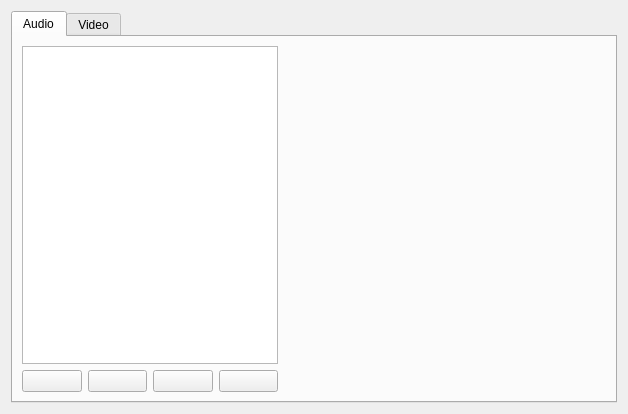
<?xml version="1.0" encoding="UTF-8"?>
<ui version="4.0">
 <class>FilterWindow</class>
 <widget class="QWidget" name="FilterWindow">
  <property name="geometry">
   <rect>
    <x>0</x>
    <y>0</y>
    <width>628</width>
    <height>414</height>
   </rect>
  </property>
  <property name="windowTitle">
   <string>Form</string>
  </property>
  <layout class="QVBoxLayout" name="verticalLayout">
   <item>
    <widget class="QTabWidget" name="tabWidget">
     <property name="currentIndex">
      <number>0</number>
     </property>
     <widget class="QWidget" name="audioTab">
      <attribute name="title">
       <string>Audio</string>
      </attribute>
      <layout class="QHBoxLayout" name="audioTabLayout" stretch="0,1">
       <item>
        <layout class="QVBoxLayout" name="audioFilterLayout">
         <item>
          <widget class="QListWidget" name="audioFilterList"/>
         </item>
         <item>
          <layout class="QHBoxLayout" name="audioFilterButtonLayout">
           <item>
            <widget class="QPushButton" name="audioFilterNew">
             <property name="toolTip">
              <string>New Filter</string>
             </property>
             <property name="icon">
              <iconset theme="layer-new"/>
             </property>
            </widget>
           </item>
           <item>
            <widget class="QPushButton" name="audioFilterDelete">
             <property name="toolTip">
              <string>Delete Filter</string>
             </property>
             <property name="icon">
              <iconset theme="layer-delete"/>
             </property>
            </widget>
           </item>
           <item>
            <widget class="QPushButton" name="audioFilterRaise">
             <property name="toolTip">
              <string>Raise Filter</string>
             </property>
             <property name="icon">
              <iconset theme="layer-raise"/>
             </property>
            </widget>
           </item>
           <item>
            <widget class="QPushButton" name="audioFilterLower">
             <property name="toolTip">
              <string>Lower Filter</string>
             </property>
             <property name="icon">
              <iconset theme="layer-lower"/>
             </property>
            </widget>
           </item>
          </layout>
         </item>
        </layout>
       </item>
       <item>
        <layout class="QFormLayout" name="audioLayout"/>
       </item>
      </layout>
     </widget>
     <widget class="QWidget" name="videoTab">
      <attribute name="title">
       <string>Video</string>
      </attribute>
      <layout class="QHBoxLayout" name="videoTabLayout" stretch="0,1">
       <item>
        <layout class="QVBoxLayout" name="videoFilterLayout">
         <item>
          <widget class="QListWidget" name="audioFilterList_2"/>
         </item>
         <item>
          <layout class="QHBoxLayout" name="videoFilterButtonLayout">
           <item>
            <widget class="QPushButton" name="videoFilterNew">
             <property name="toolTip">
              <string>New Filter</string>
             </property>
             <property name="icon">
              <iconset theme="layer-new">
               <normaloff>.</normaloff>.</iconset>
             </property>
            </widget>
           </item>
           <item>
            <widget class="QPushButton" name="videoFilterDelete">
             <property name="toolTip">
              <string>Delete Filter</string>
             </property>
             <property name="icon">
              <iconset theme="layer-delete">
               <normaloff>.</normaloff>.</iconset>
             </property>
            </widget>
           </item>
           <item>
            <widget class="QPushButton" name="videoFilterRaise">
             <property name="toolTip">
              <string>Raise Filter</string>
             </property>
             <property name="icon">
              <iconset theme="layer-raise">
               <normaloff>.</normaloff>.</iconset>
             </property>
            </widget>
           </item>
           <item>
            <widget class="QPushButton" name="videoFilterLower">
             <property name="toolTip">
              <string>Lower Filter</string>
             </property>
             <property name="icon">
              <iconset theme="layer-lower">
               <normaloff>.</normaloff>.</iconset>
             </property>
            </widget>
           </item>
          </layout>
         </item>
        </layout>
       </item>
       <item>
        <layout class="QFormLayout" name="videoLayout"/>
       </item>
      </layout>
     </widget>
    </widget>
   </item>
  </layout>
 </widget>
 <resources/>
 <connections/>
</ui>
